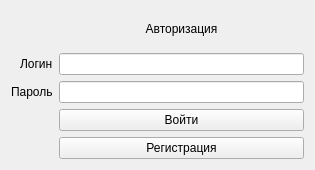
<?xml version="1.0" encoding="UTF-8"?>
<ui version="4.0">
 <class>auth_window</class>
 <widget class="QWidget" name="auth_window">
  <property name="geometry">
   <rect>
    <x>0</x>
    <y>0</y>
    <width>315</width>
    <height>170</height>
   </rect>
  </property>
  <property name="sizePolicy">
   <sizepolicy hsizetype="Fixed" vsizetype="Fixed">
    <horstretch>0</horstretch>
    <verstretch>0</verstretch>
   </sizepolicy>
  </property>
  <property name="minimumSize">
   <size>
    <width>315</width>
    <height>170</height>
   </size>
  </property>
  <property name="maximumSize">
   <size>
    <width>315</width>
    <height>170</height>
   </size>
  </property>
  <property name="windowTitle">
   <string>Вход</string>
  </property>
  <property name="windowIcon">
   <iconset resource="resources/resources.qrc">
    <normaloff>:/images/ico.png</normaloff>:/images/ico.png</iconset>
  </property>
  <layout class="QVBoxLayout" name="verticalLayout">
   <item>
    <layout class="QGridLayout" name="gridLayout">
     <item row="2" column="1">
      <widget class="QLineEdit" name="log_name_line"/>
     </item>
     <item row="2" column="0" alignment="Qt::AlignRight">
      <widget class="QLabel" name="label">
       <property name="text">
        <string>Логин</string>
       </property>
      </widget>
     </item>
     <item row="4" column="1">
      <widget class="QPushButton" name="log_enter_butt">
       <property name="text">
        <string>Войти</string>
       </property>
      </widget>
     </item>
     <item row="3" column="1">
      <widget class="QLineEdit" name="log_pass_line"/>
     </item>
     <item row="0" column="1">
      <widget class="QLabel" name="label_4">
       <property name="text">
        <string>Авторизация</string>
       </property>
       <property name="alignment">
        <set>Qt::AlignCenter</set>
       </property>
      </widget>
     </item>
     <item row="5" column="1">
      <widget class="QPushButton" name="log_registr_butt">
       <property name="text">
        <string>Регистрация</string>
       </property>
      </widget>
     </item>
     <item row="3" column="0" alignment="Qt::AlignRight">
      <widget class="QLabel" name="label_2">
       <property name="text">
        <string>Пароль</string>
       </property>
      </widget>
     </item>
    </layout>
   </item>
  </layout>
 </widget>
 <resources>
  <include location="resources/resources.qrc"/>
 </resources>
 <connections/>
</ui>
